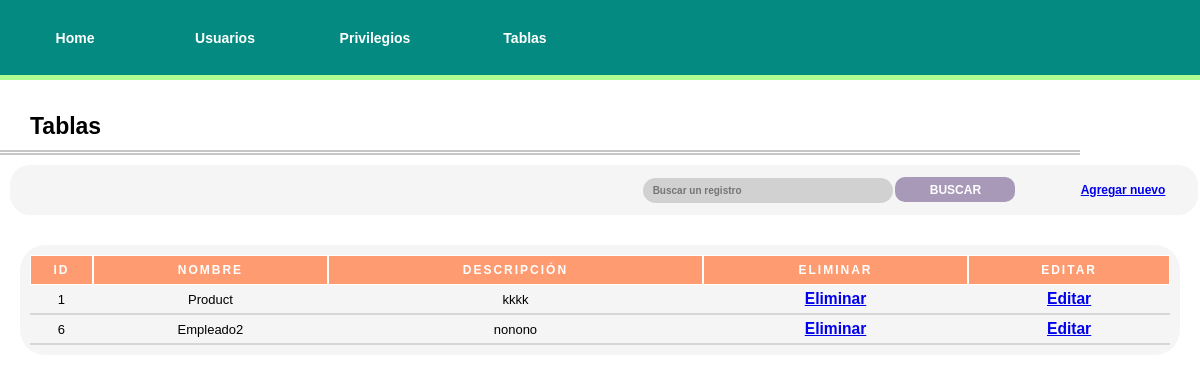
/administration/Tables/, run on the app's committed database.
### administration/models.py (models this page shows, shortened)
class Table(models.Model):
    table = models.CharField(max_length = 50)
    description = models.CharField(max_length = 100)

### administration/views.py (the view)
# urls.py: path("Tables/", views.tables, name="tables"),
def tables(request):
    if request.GET.get("searching",False):
        search = request.GET['searching']
        if search.strip() != "":
            user_list= Table.objects.filter(table__contains=search)
        else:
            user_list= Table.objects.all()
    else:
        user_list= Table.objects.all()
    context = {
        "obj_list":user_list,
        "interface": "Tablas"
    }
    return render(request, "administration/users.html", context)

### administration/templates/administration/users.html (shortened to what this page needs)
{% load static %}
<!DOCTYPE html>
<html lang="es">
<head>
    <link rel="stylesheet" href="{% static 'styles/styles.css' %}">
</head>
<body>
    <nav>
        <ul>
            <li><a href="{% url 'administration:index' %}">Home</a></li>
            <li><a href="{% url 'administration:users' %}">Usuarios</a></li>
            <li><a href="{% url 'administration:privileges' %}">Privilegios</a></li>
            <li><a href="{% url 'administration:tables' %}">Tablas</a></li>
        </ul>
    </nav>
    <header>
        <div class="h1-container">
            <h1>{{ interface }}</h1>
        </div>
        <div class="double-divider"></div>
        <div class="options-container">
            <form action="" method="get">
                <input type="text" name="searching" id="searching" placeholder="Buscar un registro">
                <button onclick="">Buscar</button>
            </form>
            <a
                href="{% if interface == 'Usuarios' %} {% url 'administration:new_user' %} {% elif interface == 'Privilegios' %} {% url 'administration:new_privilege'  %} {% elif interface == 'Tablas' %} {% url 'administration:new_table' %} {% endif %}">
                Agregar nuevo</a>
        </div>
    </header>
    <main class="container-flex">
        <div class="table-container">
            <table class="bordered-table" cellspacing="0">
                {% if interface == "Usuarios" %}
                <thead>
                    <th>ID</th>
                    <th>Username</th>
                    <th>Password</th>
                    <th>Nombre</th>
                    <th>Rol</th>
                    <th>Fecha de actualización</th>
                    <th>Eliminar</th>
                    <th>Editar</th>
                </thead>
                <tbody>
                    {% if obj_list %}
                    {% for user in obj_list %}
                    <tr>
                        <td>{{ user.id }}</td>
                        <td>{{ user.username }}</td>
                        <td>{{ user.password }}</td>
                        <td>{{ user.name }}</td>
                        <td>{{ user.rol }}</td>
                        <td>{{ user.update_date }}</td>
                        <td><a href="{% url 'administration:delete_user' user.id %}">Eliminar</a></td>
                        <td><a href="{% url 'administration:edit_user' user.id %}">Editar</a></td>
                    </tr>
                    {% endfor %}
                    {% endif %}
                </tbody>
                {% elif interface == "Tablas" %}
                <thead>
                    <th>ID</th>
                    <th>Nombre</th>
                    <th>Descripción</th>
                    <th>Eliminar</th>
                    <th>Editar</th>
                </thead>
                <tbody>
                    {% if obj_list %}
                    {% for table in obj_list %}
                    <tr>
                        <td>{{ table.id }}</td>
                        <td>{{ table.table }}</td>
                        <td>{{ table.description }}</td>
                        <td><a href="{% url 'administration:delete_table' table.id %}">Eliminar</a></td>
                        <td><a href="{% url 'administration:edit_table' table.id %}">Editar</a></td>
                    </tr>
                    {% endfor %}
                    {% endif %}
                </tbody>
                {% endif %}
            </table>
        </div>
    </main>
</body>
</html>

### administration/static/styles/styles.css (style rules this page uses)
* { padding: 0%; margin: 0%; box-sizing: border-box; font-size: 10px; font-family: Arial, Helvetica, sans-serif; }
:root { --light-green: #ADFC92; --dark-cyan: #048A81; --rose-quartz: #A799B7; --atomic-tangerine: #FF9B71; --tea-green: #DAEDBD; }
nav { display: flex; height: 10vh; width: 100vw; background-color: var(--dark-cyan); border-bottom: solid 5px var(--light-green); }
nav ul { display: flex; width: 50%; height: 100%; align-items: center; justify-content: space-around; list-style: none; }
nav li { width: 20%; height: 100%; display: flex; align-items: center; justify-content: center; color: #fff; }
nav li a { width: 100%; height: 100%; color: inherit; text-decoration: none; font-size: 1.4em; display: flex; justify-content: center; align-items: center; text-decoration: inherit; }
h1 { font-size: 2.3em; }
.h1-container { width: 100vw; height: 60px; display: flex; align-items: flex-end; padding-left: 30px; margin-bottom: 10px; }
.double-divider { height: 3px; width: 90%; border-top:5px rgba(128, 128, 128, 0.449) double; align-self: center; }
.options-container { width: 99vw; height: 50px; display: flex; align-items: center; justify-content: space-around; padding-left: 50%; background-color: rgba(240, 240, 240, 0.64); margin: 10px; border-radius: 20px; }
.options-container input[type=text] { min-width: 250px; height: 25px; border: none; background-color: rgba(128, 128, 128, 0.308); padding-left: 10px; border-radius: 20px; color: #000; outline: none; font-weight: bold; }
.options-container button { min-width: 120px; height: 25px; border: none; border-radius: 10px; background-color: var(--rose-quartz); color: white; font-weight: bold; text-transform: uppercase; font-size: 1.2em; cursor: pointer; }
a { font-size: 1.2em; font-family: inherit; font-weight: bold; }
.bordered-table { width: 100%; }
.container-flex { display: flex; align-items: center; justify-content: center; padding: 20px; }
.table-container { width: 100%; background-color: rgba(240, 240, 240, 0.64); border-radius: 25px; display: flex; flex-direction: column; align-items: center; justify-content: center; padding: 10px; }
.bordered-table td { border-bottom: 2px solid #d7d7d7 !important; text-align: center; font-size: 1.3em; }
.bordered-table th { background-color: var(--atomic-tangerine); color: white; text-transform: uppercase; border: 1px solid #ffffff !important; letter-spacing: 2px; font-weight: bold; font-size: 1.2em; }
.bordered-table td,.bordered-table th { height: 30px; }

### data on the page
Table: id "1", table "Product", description "kkkk"
Table: id "6", table "Empleado2", description "nonono"

### other printed values
{{ interface }} "Tablas"
